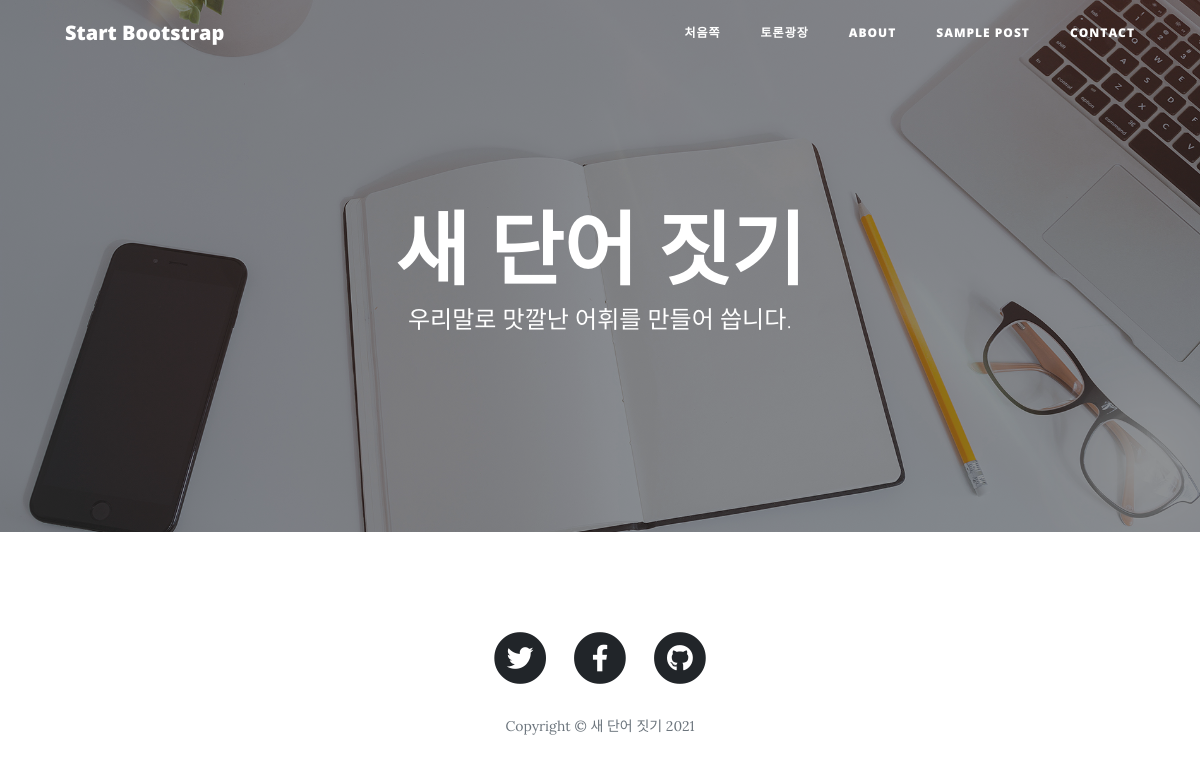
Before: /forum/ with the older database file.
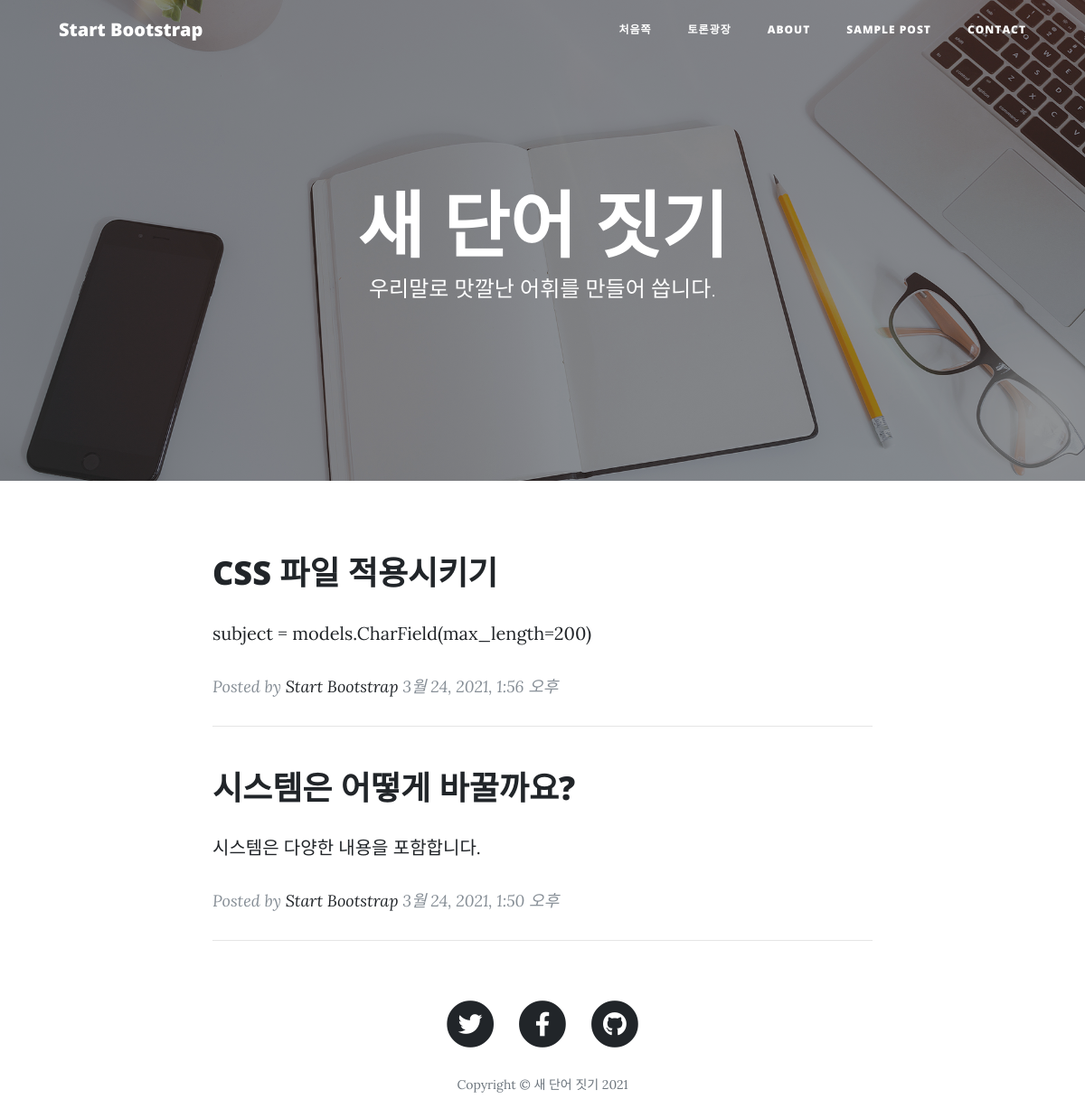
After: the same page with the newer database file.
### forum/models.py (models this page shows, shortened)
class Presenting(models.Model):
    subject = models.CharField(max_length=200)
    content = models.TextField()
    create_date = models.DateTimeField()

### forum/views.py (the view)
# urls.py: path('', views.index, name='index'),
def index(request):
    presenting_list = Presenting.objects.order_by('-create_date')
    context = {'제시목록': presenting_list}
    return render(request, 'forum/presenting_list.html', context)

### templates/blogtheme/forum/presenting_list.html
{% extends 'base.html' %}
{% load static %}
{% block content %}
<div class="container">
    <div class="row">
        {% if 제시목록 %}
            {% for 안건 in 제시목록 %}
        <div class="col-lg-8 col-md-10 mx-auto">
            <div class="post-preview">
                <a href="{% url 'forum:detail' 안건.id %}">
                    <h2 class="post-title">
                        {{ 안건.subject }}
                    </h2>
                </a>
                    <p class="post-subtitle">
                        {{ 안건.content }}
                    </p>
                    <p class="post-meta">Posted by
                        <a href="#">Start Bootstrap</a> {{ 안건.create_date }}
                    </p>
            </div>
           <hr>
       </div>
           {% endfor %}
       {% endif %}
    </div>
</div>
{% endblock %}

### templates/blogtheme/base.html (shortened to what this page needs)
{% load static %}
<!DOCTYPE html>
<html lang="ko">
<head>
  <link href="{% static 'vendor/bootstrap/css/bootstrap.min.css' %}" rel="stylesheet">
  <link href="{% static 'vendor/fontawesome-free/css/all.min.css' %}" rel="stylesheet" type="text/css">
  <link href="{% static 'css/clean-blog.min.css' %}" rel="stylesheet">
</head>
<body>
  {% include 'navibar.html' %}
  {% include 'page_header.html' %}
  {% block content %}
  {% endblock %}
  {% include 'footer.html' %}
</body>
</html>

### templates/blogtheme/navibar.html (shortened to what this page needs)
<nav class="navbar navbar-expand-lg navbar-light fixed-top" id="mainNav">
    <div class="container">
      <a class="navbar-brand" href=""{% url 'main:index' %}">Start Bootstrap</a>
      <div class="collapse navbar-collapse" id="navbarResponsive">
        <ul class="navbar-nav ml-auto">
          <li class="nav-item">
            <a class="nav-link" href="{% url 'main:index' %}">처음쪽</a>
          </li>
          <li class="nav-item">
            <a class="nav-link" href="{% url 'forum:index' %}">토론광장</a>
          </li>
          <li class="nav-item">
            <a class="nav-link" href="{% url 'main:about' %}">About</a>
          </li>
          <li class="nav-item">
            <a class="nav-link" href="{% url 'main:post' %}">Sample Post</a>
          </li>
          <li class="nav-item">
            <a class="nav-link" href="{% url 'main:contact' %}">Contact</a>
          </li>
        </ul>
      </div>
    </div>
  </nav>

### templates/blogtheme/page_header.html
{% load static %}
<header class="masthead" style="background-image: url('{% static 'img/home-bg.jpg' %}')">
    <div class="overlay"></div>
    <div class="container">
      <div class="row">
        <div class="col-lg-8 col-md-10 mx-auto">
          <div class="site-heading">
            <h1>새 단어 짓기</h1>
            <span class="subheading">우리말로 맛깔난 어휘를 만들어 씁니다.</span>
          </div>
        </div>
      </div>
    </div>
  </header>

### templates/blogtheme/footer.html
{% load static %}
<footer>
    <div class="container">
      <div class="row">
        <div class="col-lg-8 col-md-10 mx-auto">
          <ul class="list-inline text-center">
            <li class="list-inline-item">
              <a href="#">
                <span class="fa-stack fa-lg">
                  <i class="fas fa-circle fa-stack-2x"></i>
                  <i class="fab fa-twitter fa-stack-1x fa-inverse"></i>
                </span>
              </a>
            </li>
            <li class="list-inline-item">
              <a href="#">
                <span class="fa-stack fa-lg">
                  <i class="fas fa-circle fa-stack-2x"></i>
                  <i class="fab fa-facebook-f fa-stack-1x fa-inverse"></i>
                </span>
              </a>
            </li>
            <li class="list-inline-item">
              <a href="#">
                <span class="fa-stack fa-lg">
                  <i class="fas fa-circle fa-stack-2x"></i>
                  <i class="fab fa-github fa-stack-1x fa-inverse"></i>
                </span>
              </a>
            </li>
          </ul>
          <p class="copyright text-muted">Copyright &copy; 새 단어 짓기 2021</p>
        </div>
      </div>
    </div>
  </footer>

Changed rows visible on the page:
added Presenting: subject "CSS 파일 적용시키기", content "subject = models.CharField(max_length=200)", create_date "3월 24, 2021, 1:56 오후"
added Presenting: subject "시스템은 어떻게 바꿀까요?", content "시스템은 다양한 내용을 포함합니다.", create_date "3월 24, 2021, 1:50 오후"
